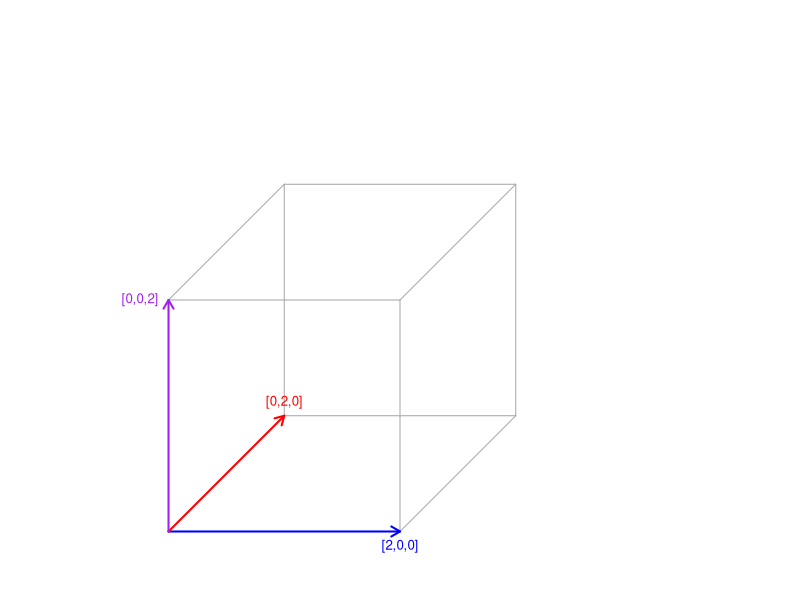

Here is the R script that generated this plot:
## ---- chunk 1
knitr::opts_chunk$set(echo = TRUE, size="small")
## ---- chunk 2
par(mai = rep(0.5, 4), omi = rep(0, 4))

plot(c(0, 4), c(0, 4), asp = 1, xlim = c(0,4), ylim = c(0,4), type = "n",
     xaxt = "n", yaxt = "n", xlab = "", ylab = "", bty = "n")

segments(0, 2, 1, 2 + 1, lwd = 1, col = "darkgray")
segments(0, 2, 2, 2, lwd = 1, col = "darkgray")
segments(2, 0, 2, 2, lwd = 1, col = "darkgray")
segments(1, 1, 1, 2 + 1, lwd = 1, col = "darkgray")
segments(1, 2 + 1, 2 + 1, 2 + 1, lwd = 1, col = "darkgray")
segments(2, 2, 2 + 1, 2 + 1, lwd = 1, col = "darkgray")
segments(2, 0, 2 + 1, 1, lwd = 1, col = "darkgray")
segments(2 + 1, 1, 2 + 1, 2 + 1, lwd = 1, col = "darkgray")
segments(1, 1, 2 + 1, 1, lwd = 1, col = "darkgray")

arrows(0, 0, 2, 0, length = 0.1, lwd = 2, col = "blue")
arrows(0, 0, 1, 1, length = 0.1, lwd = 2, col = "red")
arrows(0, 0, 0, 2, length = 0.1, lwd = 2, col = "purple")

text(2, 0, "[2,0,0]", xpd = NA, cex = 0.8, pos = 1, col = "blue")
text(1, 1, "[0,2,0]", xpd = NA, cex = 0.8, pos = 3, col = "red")
text(0, 2, "[0,0,2]", xpd = NA, cex = 0.8, pos = 2, col = "purple")
